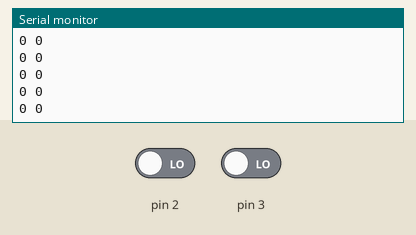
Recording of a sketch running on a simulated Arduino Uno, built with avr-gcc and run on an emulated ATmega328P. Parts: the last lines printed to the serial monitor. The inputs (shaded band) are chosen by the test bench; at power-on: pin 2 LOW, pin 3 LOW.

Above: at 1.2 s.
1.3 s: pin 2 driven HIGH
At 2.4 s:
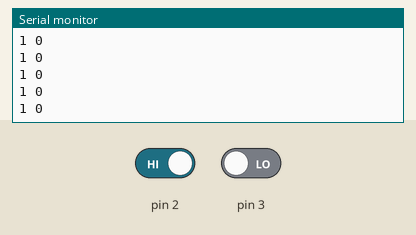
2.8 s: pin 3 driven HIGH
At 3.5 s:
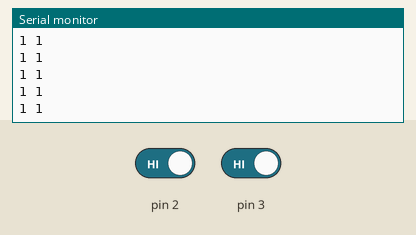
4.3 s: pin 2 driven LOW
At 5.3 s:
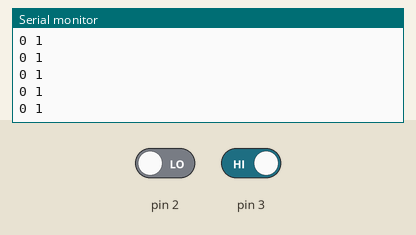

The sketch:

main.ino
```cpp
void setup(){
    Serial.begin(9600);
    pinMode(2,INPUT);
    pinMode(3,INPUT);
}

void loop(){
    Serial.print(digitalRead(2));
    Serial.print(" ");
    Serial.print(digitalRead(3));
    Serial.println();
}
```

Measured:
- after the input at 1.3 s, the serial monitor: prints a new line after 0.07 s (image 1)
- after the input at 2.8 s, the serial monitor: prints a new line after 0.07 s (image 2)
- after the input at 4.3 s, the serial monitor: prints a new line after 0.07 s (image 3)
